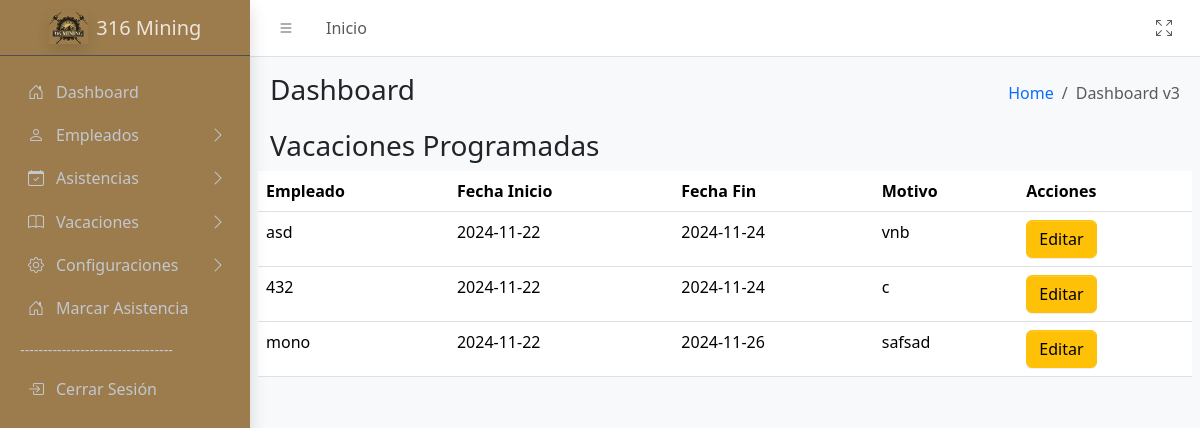
Before: /sistema/controller/VacacionesController/VacacionesController.php?action=MostrarVacacionesProgramadas (signed in) with the older database file.
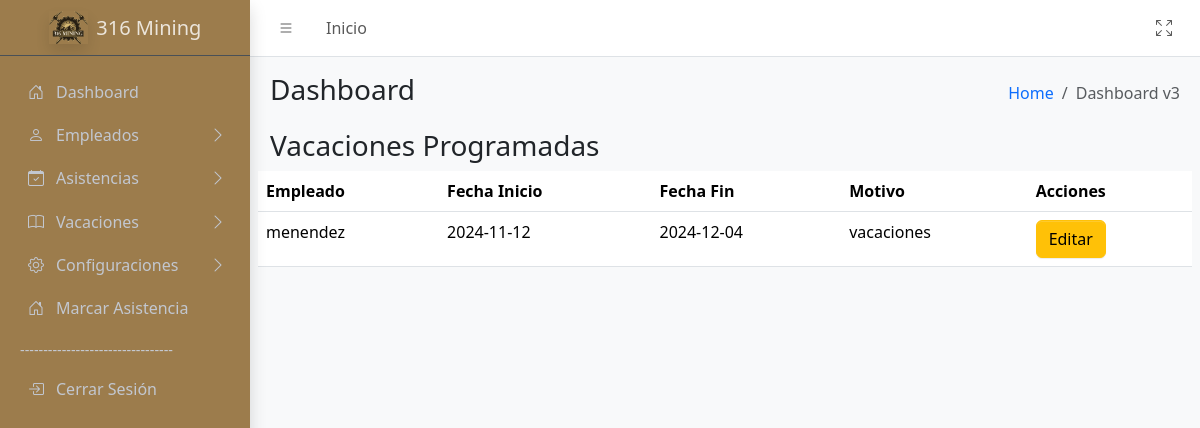
After: the same page with the newer database file.
### tables this page shows
CREATE TABLE `vacaciones` (
  `idVacacion` int(11) NOT NULL,
  `idEmpleado` int(11) DEFAULT NULL,
  `fecha_inicio` date DEFAULT NULL,
  `fecha_fin` date DEFAULT NULL,
  `motivo` varchar(100) DEFAULT NULL
);

CREATE TABLE `empleados` (
  `idEmpleado` int(11) NOT NULL,
  `nombres` varchar(50) NOT NULL,
  `apellidos` varchar(50) NOT NULL,
  `dni` varchar(8) NOT NULL,
  `correo` varchar(50) NOT NULL,
  `telefono` varchar(15) DEFAULT NULL,
  `idPuesto` int(11) DEFAULT NULL,
  `idTurno` int(11) DEFAULT NULL,
  `estado` enum('Activo','Inactivo') DEFAULT 'Activo',
  `habilitado` tinyint(1) NOT NULL,
  `idApp` varchar(10) DEFAULT NULL COMMENT 'id para la app',
  `passwordApp` varchar(20) DEFAULT NULL COMMENT 'contra para la app',
  `idmarcar` varchar(5) NOT NULL,
  `passmarcar` varchar(5) NOT NULL
);

### sistema/controller/BaseController.php (called while the page is built, shortened)
<?php
class BaseController {
        protected function loadView($view,
                                        $data = [],
                                        $additionalCss = [],
                                        $additionalJs = [],
                                        $title = 'Sistema') {
                                    include __DIR__ . '/../view/templates/layout.php';
    }
}
?>

### sistema/model/conexion.php (called while the page is built, shortened)
<?php
class Database {
    public function __construct() {
        try {
            $host = 'localhost';
            $dbname = 'biometrico';
            $username = 'root';
            $password = '';
            $this->conn = new PDO("mysql:host=$host;dbname=$dbname", $username, $password);
        } catch (PDOException $e) {
            echo "Error de conexión: " . $e->getMessage();
            exit();
        }
    }
}
?>

### sistema/model/VacacionesModel/VacacionesModel.php (called while the page is built, shortened)
<?php
require_once __DIR__ . '/../conexion.php';
class Vacaciones extends Database
{
    public function getVacacionesProgramadas()
    {
        $sql = "SELECT v.idVacacion, v.fecha_inicio, v.fecha_fin, v.motivo, e.nombres
                FROM vacaciones v
                JOIN empleados e ON v.idEmpleado = e.idEmpleado";
        $stmt = $this->conn->prepare($sql);
        $stmt->execute();
        return $stmt->fetchAll(PDO::FETCH_ASSOC);
    }
}
?>

### sistema/view/Vacaciones/VacacionesProgramadas.php (the view, shortened to what this page needs)
<div class="col-sm-6">
    <h3 class="mb-0">Dashboard</h3>
</div>
<div class="col-sm-6">
    <ol class="breadcrumb float-sm-end">
        <li class="breadcrumb-item"><a href="/biometrico/sistema/controller/DashboardController/DashboardController.php?action=MostrarDashboard">Home</a></li>
        <li class="breadcrumb-item active" aria-current="page">
            Dashboard v3
        </li>
    </ol>
</div>
</div>
</div>
</div>
<div class="app-content">
    <div class="container-fluid">
        <div class="row">
            <div class="container-fluid">
                <div class="row">
                    <h3>Vacaciones Programadas</h3>
                    <table class="table">
                        <thead>
                            <tr>
                                <th>Empleado</th>
                                <th>Fecha Inicio</th>
                                <th>Fecha Fin</th>
                                <th>Motivo</th>
                                <th>Acciones</th>
                            </tr>
                        </thead>
                        <tbody>
                            <?php foreach ($vacaciones as $vacacion): ?>
                                <tr>
                                    <td><?= htmlspecialchars($vacacion['nombres']) ?></td>
                                    <td><?= $vacacion['fecha_inicio'] ?></td>
                                    <td><?= $vacacion['fecha_fin'] ?></td>
                                    <td><?= htmlspecialchars($vacacion['motivo']) ?></td>
                                    <td>
                                        <button class='btn btn-warning' data-bs-toggle='modal' data-bs-target='#modalEditarVacacion' data-idVacacion='<?= $vacacion['idVacacion'] ?>'>Editar</button>
                                    </td>
                                </tr>
                            <?php endforeach; ?>
                        </tbody>
                    </table>
                </div>
            </div>
        </div>
    </div>
</div>

Changed rows visible on the page:
removed vacaciones: idEmpleado.nombres "asd", fecha_inicio "2024-11-22", fecha_fin "2024-11-24", motivo "vnb"
removed vacaciones: idEmpleado.nombres "432", fecha_inicio "2024-11-22", fecha_fin "2024-11-24", motivo "c"
removed vacaciones: idEmpleado.nombres "mono", fecha_inicio "2024-11-22", fecha_fin "2024-11-26", motivo "safsad"
added vacaciones: idEmpleado.nombres "menendez", fecha_inicio "2024-11-12", fecha_fin "2024-12-04", motivo "vacaciones"
